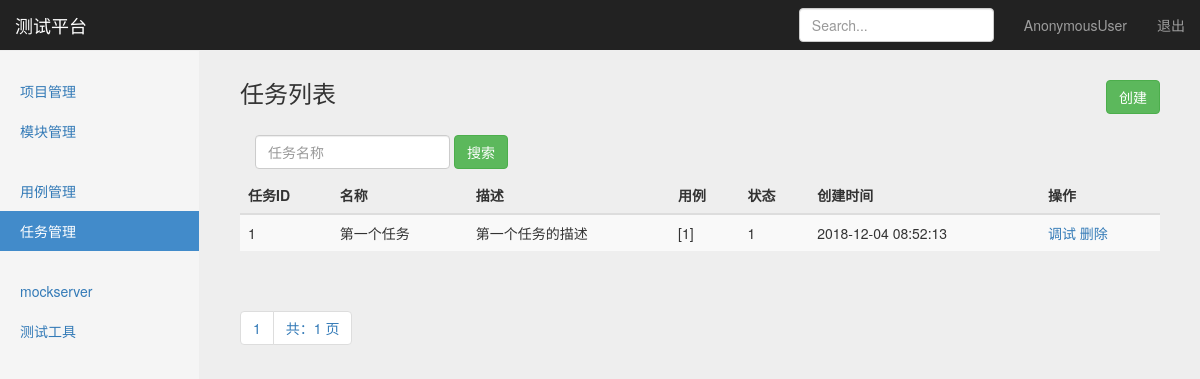
The app's page /interface/task_manage/, older data.
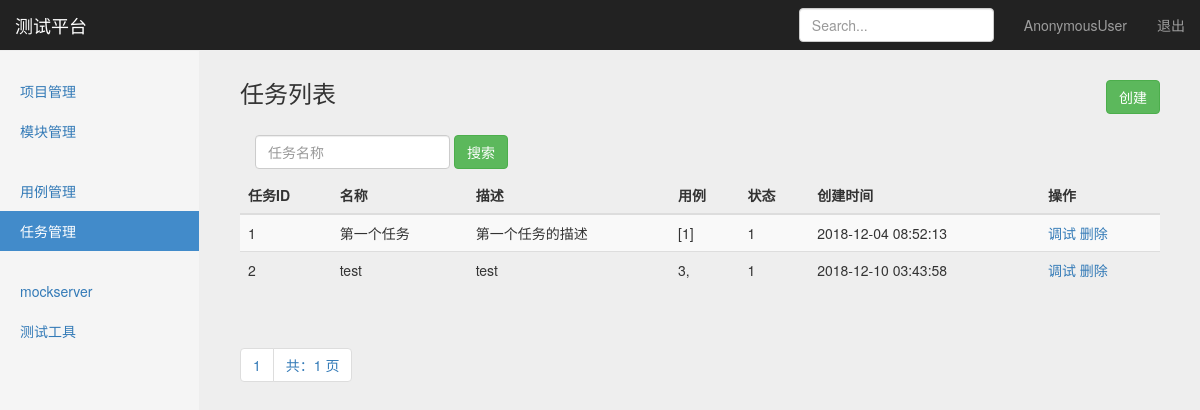
The same page, newer data.
### interface_app/models.py (models this page shows, shortened)
class TestTask(models.Model):
    name = models.CharField("名称", max_length=100, blank=False, default="")
    description = models.TextField("描述", default="")
    case_list = models.CharField("用例", max_length=100, default="")
    status = models.IntegerField("状态", default=1)
    create_time = models.DateTimeField("创建时间", auto_now_add=True)

### interface_app/views/task_views.py (the view)
# urls.py: path('task_manage/', task_views.task_manage),
def task_manage(request):
    tasks = TestTask.objects.all().order_by('create_time')
    paginator = Paginator(tasks, 10)
    page = request.GET.get('page')
    try:
        contacts = paginator.page(page)
    except PageNotAnInteger:
        contacts = paginator.page(1)
    except EmptyPage:
        contacts = paginator.page(paginator.num_pages)
    if request.method == "GET":
        return render(request, "task_manage.html", {
            "type": "list",
            "tasks": contacts,
        })
    else:
        return HttpResponse("404")

### templates/task_manage.html (shortened to what this page needs)
{% extends "base.html" %}
{% block content %}
    <nav class="navbar navbar-inverse navbar-fixed-top">
      <div class="container-fluid">
        <div class="navbar-header">
          <a class="navbar-brand" href="#">测试平台</a>
        </div>
        <div id="navbar" class="navbar-collapse collapse">
          <ul class="nav navbar-nav navbar-right">
            <li><a href="#">{{user}}</a></li>
            <li><a href="/logout/">退出</a></li>
          </ul>
          <form class="navbar-form navbar-right">
            <input type="text" class="form-control" placeholder="Search...">
          </form>
        </div>
      </div>
    </nav>
    <div class="container-fluid">
        <div class="row">
            <div class="col-sm-3 col-md-2 sidebar">
                <ul class="nav nav-sidebar">
                    <li ><a href="/manage/project_manage/">项目管理</a></li>
                    <li ><a href="/manage/module_manage/">模块管理</a></li>
                </ul>
                <ul class="nav nav-sidebar">
                    <li ><a href="/interface/case_manage">用例管理</a></li>
                    <li class="active"><a href="/interface/task_manage/">任务管理</a></li>
                </ul>
                <ul class="nav nav-sidebar">
                    <li><a href="">mockserver</a></li>
                    <li><a href="">测试工具</a></li>
                </ul>
            </div>
        </div>
    </div>
    {% if type == 'list'%}
        <div class="col-sm-9 col-sm-offset-3 col-md-10 col-md-offset-2 main">
            <h3 class="sub-header">任务列表
                <button type="button" class="btn btn-success" style="float: right;"
                onclick="window.location.href='/interface/task_add/'">创建</button>
            </h3>
            <div class="table-responsive">
                <form class="navbar-form" method="get" action="/interface/search_case_name/">
                    <div class="form-group">
                        <input name="case_name" type="text" placeholder="任务名称" class="form-control">
                    </div>
                    <button type="submit" class="btn btn-success">搜索</button>
                </form>
            <table class="table table-striped">
              <thead>
                <tr>
                  <th>任务ID</th>
                  <th>名称</th>
                  <th>描述</th>
                  <th>用例</th>
                  <th>状态</th>
                  <th>创建时间</th>
                  <th>操作</th>
                </tr>
              </thead>
              <tbody>
                {% for task in tasks %}
                <tr>
                  <td>{{task.id}}</td>
                  <td>{{task.name}}</td>
                  <td>{{task.description}}</td>
                  <td>{{task.case_list}}</td>
                  <td>{{task.status}}</td>
                  <td>{{task.create_time | date:"Y-m-d H:i:s" }}</td>
                  <td>
                    <a href="/interface/case_debug/{{case.id}}/">调试</a>
                    <a href="/interface/case_delete/{{case.id}}/">删除</a>
                  </td>
                </tr>
              {% endfor %}
              </tbody>
            </table>
          </div>
            <div class="pagination">
                <span class="step-links">
                    <ul class="pagination">
                        <li><a href="#">{{ tasks.number }}</a></li>
                        <li><a href="#">共：{{ tasks.paginator.num_pages }} 页</a></li>
                    </ul>
                </span>
            </div>
        </div>
    {% endif %}
{% endblock %}

Row changes from the older to the newer data that the page shows:
added TestTask: id "2", name "test", description "test", case_list "3,", status "1", create_time "2018-12-10 03:43:58"
